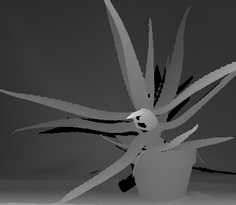
#> input picture data/Stereo/aloe_disp.png, 236 x 205 px, shrunk from 427 x 370 before the run; its folder holds only this picture in this run
$ jupyter execute --allow-errors 'Bilateral Filter.ipynb'   (shell and % lines are left out)
#> lines starting #> are read from the running program, lines starting #| are printed output that depends on the picture
[cell 1]
import os
import glob
import time
import functools
import multiprocessing

from tqdm.notebook import tqdm
from tqdm.contrib.concurrent import process_map
from numba import njit
import numpy as np
import pandas as pd
import cv2
import matplotlib.pyplot as plt

[cell 2]
path_data = os.path.join(os.getcwd(), 'data')

data_folders = os.listdir(path_data)

path_images = []

for df in data_folders:

    pf = os.path.join(path_data, df, df, '*.png')
    path_images += glob.glob(pf)

[cell 3]
@njit
def bilateral_filter(
    image: np.ndarray,
    kernel_size: int,
    sigma_domain_kernel: float,
    sigma_range_kernel: float
) -> np.ndarray:
    """
    """
    height, width, channels = image.shape
    half_size = kernel_size // 2
    image_filtered = np.zeros(image.shape, dtype=image.dtype)
    sigma_dk = 2 * np.square(sigma_domain_kernel)
    sigma_rk = 2 * np.square(sigma_range_kernel)

    for i in range(height):
        for j in range(width):

            num = np.zeros(channels)
            denom = 0.0

            for k in range(max(0, i - half_size), min(height, i + half_size + 1)):
                for l in range(max(0, j - half_size), min(width, j + half_size + 1)):

                    t1 = domain_kernel(i, j, k, l, sigma_dk)
                    t2 = range_kernel(image[i, j], image[k, l], sigma_rk)

                    weight = np.exp(t1 + t2)

                    num += image[k, l] * weight
                    denom += weight

            image_filtered[i, j] = num / denom

    return image_filtered.astype(np.uint8)


#@njit
# [34 lines left out: function bilateral_filter_row, not called in this run]


@njit
def domain_kernel(i: int, j: int, k: int, l: int, sigma_dk: float) -> float:
    """Computes the differences of coordinates for the domain kernel.

    Args:
        i, j: coordinate of the central pixel of the kernel
        k, l: coordinate of a local neighbor for the central pixel
        sigma_dk: 2 * square of sigma domain kernel

    Returns:
        value of coordinate difference
    """
    return - (np.square(i - k) + np.square(j - l)) / sigma_dk


@njit
def range_kernel(pixel1: np.ndarray, pixel2: np.ndarray, sigma_rk: float) -> float:
    """Computes the squared L2 norm of pixel intensity differences
    for the range kernel.

    Args:
        pixel1: central pixel of the kernel
        pixel2: local neighbor of the central pixel under the smoothing kernel
        sigma_rk: 2 * square of sigma range kernel

    Returns:
        value of pixel intensity difference
    """
    return - np.square(np.linalg.norm(np.subtract(pixel1, pixel2))) / sigma_rk

[cell 4]
img = cv2.imread('lenna.png')
#> (the rest of this cell did not finish here and is left out)

[cell 5]
window_size = 31
sigma_dk = 23
sigma_rk = 23

start = time.time()

#> (the rest of this cell did not finish here and is left out)

[cell 6]
n_processes = 4

#> (the rest of this cell did not finish here and is left out)

[cell 7]
path_results = os.path.join(os.getcwd(), 'results')

if not os.path.isdir(path_results):

    os.mkdir(path_results)

#> (a cell that did not finish here is left out)

#> (a cell that did not finish here is left out)

[cell 10]
img = cv2.imread(path_images[0])
#> img is the input picture: shape (205, 236, 3); min 0, max 229, mean 70.3
h, w, c = img.shape
#> h = 205; w = 236; c = 3

img = cv2.resize(img, (w // 4, h // 4))
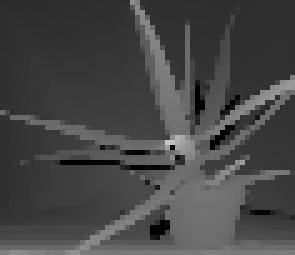
#> img: shape (51, 59, 3) (shown 5 times larger); min 0, max 201, mean 70.3

plt.imshow(img)

[cell 11]
img_filtered = bilateral_filter(img.astype(float), 15, 33, 33)

[cell 12]
plt.imshow(img_filtered)

[cell 13]
img

[cell 14]
img_filtered

[cell 15]
import numba

#> (a cell that did not finish here is left out)

[cell 17]
a = []

for i in range(9):

    a.append(img[i, 0])
#> after the loop, a = [[44, 44, 44], [45, 45, 45], [45, 45, 45], [45, 45, 45], [45, 45, 45], [46, 46, 46], [45, 45, 45], [46, 46, 46], [47, 47, 47]]

[cell 18]
a
#> Out has the same summary as a

[cell 19]
np.array(a).shape
#> Out = (9, 3)

[cell 20]
np.sum(a, axis=0)
#> Out = [408, 408, 408]

[cell 21]
np.stack(a).shape
#> Out = (9, 3)

[cell 22]
np.asarray(a).shape
#> Out = (9, 3)

[cell 23]
img[0, 0]
#> Out = [44, 44, 44]

[cell 24]
img[0, 5]
#> Out = [44, 44, 44]

[cell 25]
np.subtract(img[0, 0], img[0, 5])
#> Out = [0, 0, 0]

[cell 26]
np.linalg.norm(np.subtract(img[0, 0], img[0, 5]))
#> Out = 0
